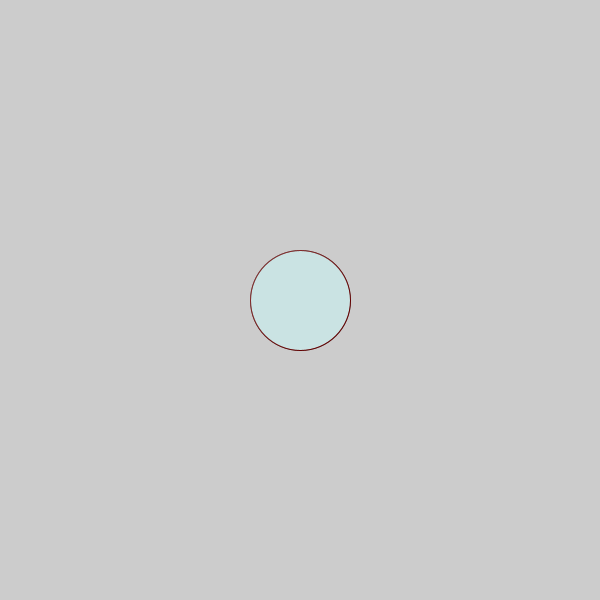
Frame 1 (no input)
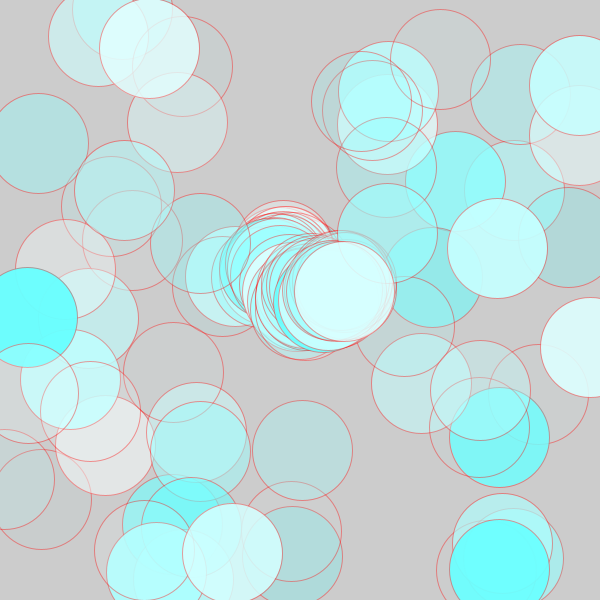
Frame 60 (the mouse pressed at the canvas centre just before this capture)
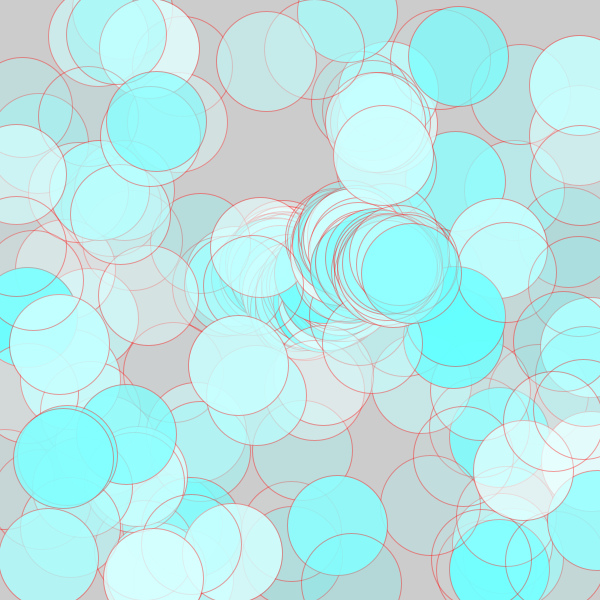
Frame 120 (the mouse held since frame 60 and released just before this capture)

The Processing sketch that drew these frames (run headless with seeded random() and noise(); from frame 60 on, the mouse is pressed at the canvas centre):

// Processing sketch: random_movement_07
// ── random_movement_07.pde
float x = 300;
float y = 300;
float d = 100;

float x2 = 300;
float y2 = 300;
float d2 = 100;

void setup(){
  size(600, 600);
  frameRate(10);
}

void draw(){
  //background(255);

  fill(random(100, 255), 255, 255, random(255));
  ellipse(x, y, d, d);
  x += random(-10, 10);
  y += random(-10, 10);
  
  stroke(255,0,0, 100);
  ellipse(x2, y2, d2, d2);
  x2 = random(width);
  y2 = random(height);
  
}
